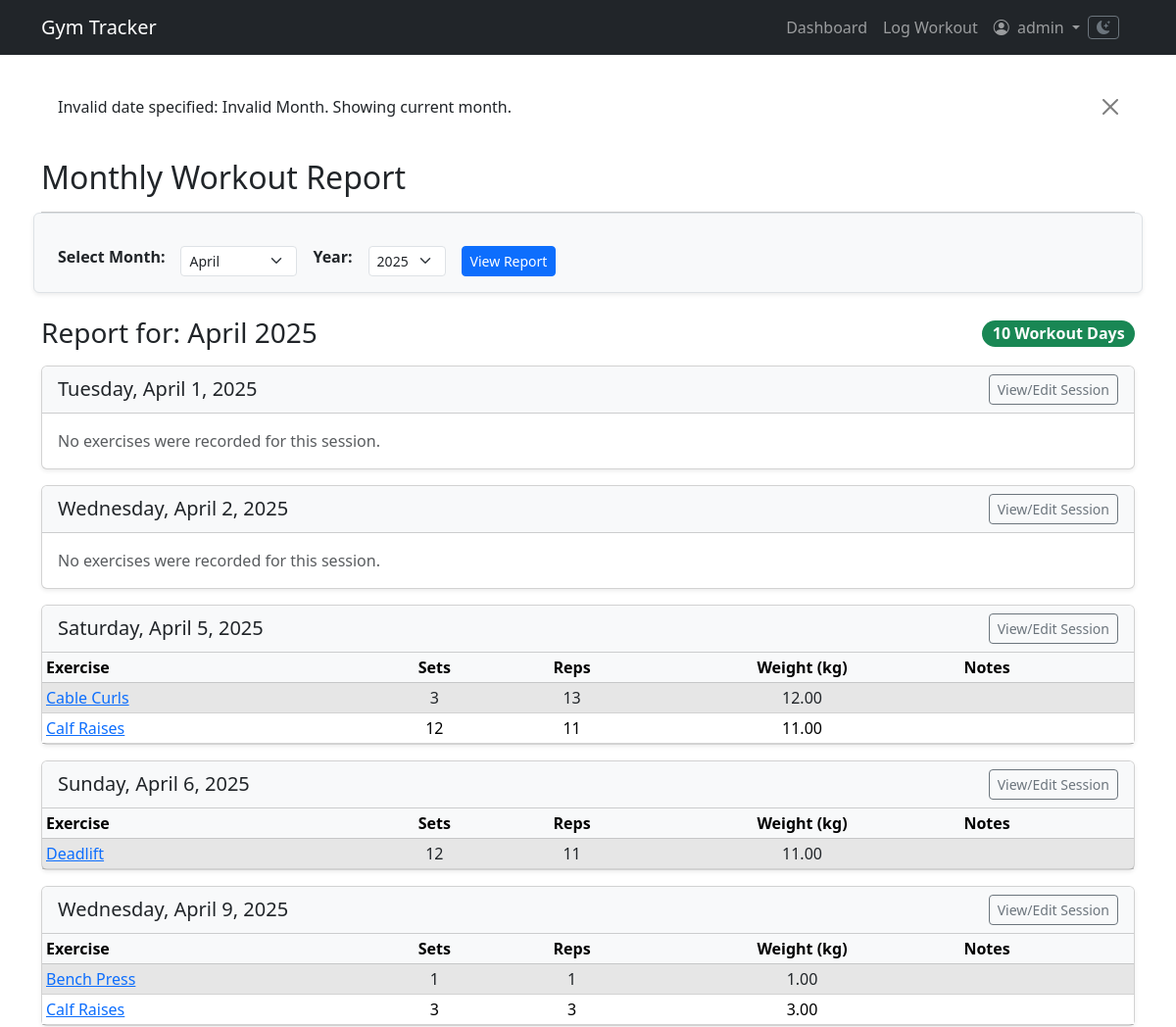
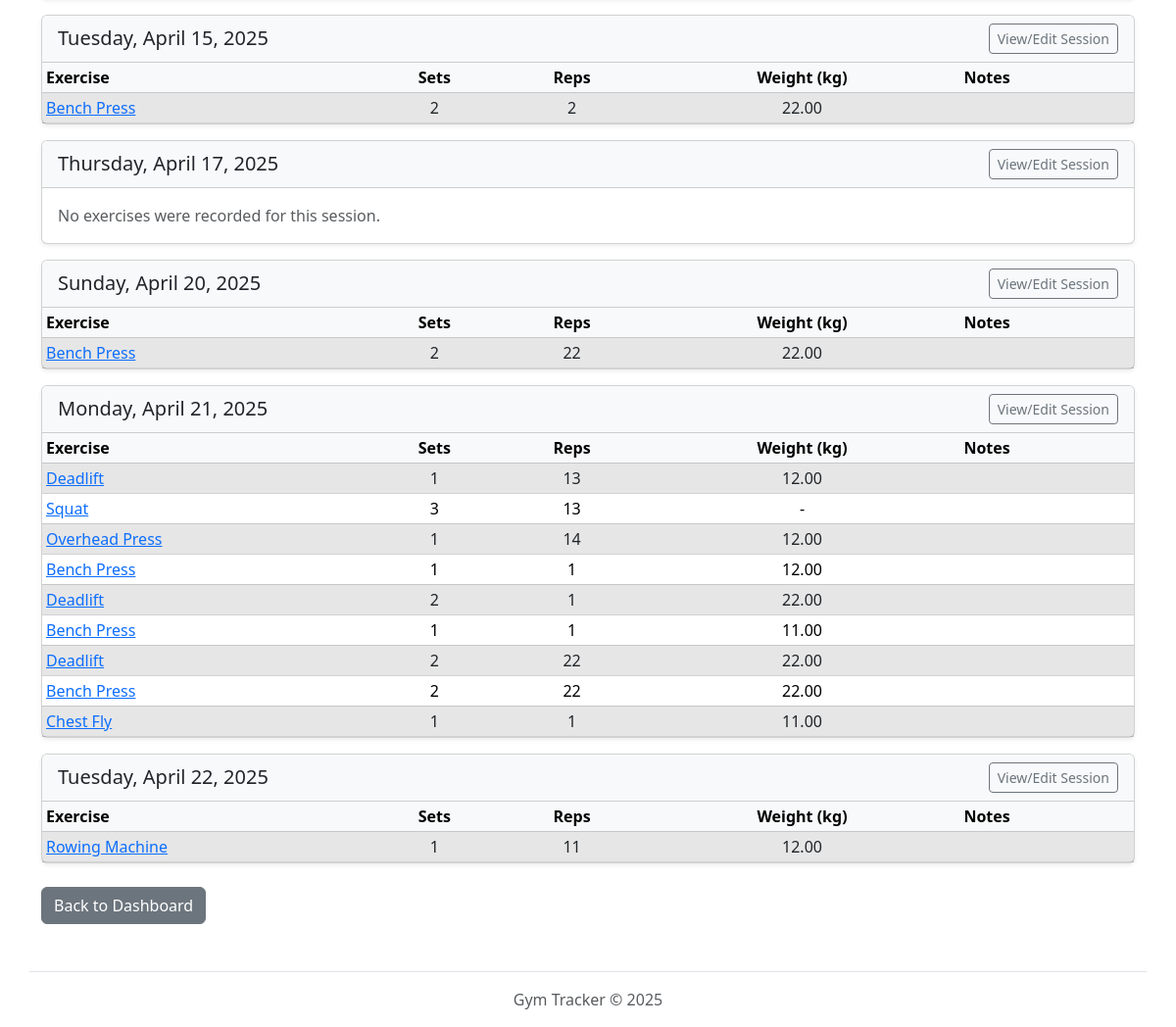
Page /workouts/report/monthly/24/24/ (signed in) on the committed database (2 pictures, top to bottom).
### workouts/models.py (models this page shows, shortened)
class WorkoutSession(models.Model):
    user = models.ForeignKey(User, on_delete=models.CASCADE)
    date = models.DateField(default=timezone.now)
    created_at = models.DateTimeField(auto_now_add=True)
    notes = models.TextField(blank=True, null=True)
    class Meta:
        unique_together = ('user', 'date')
        ordering = ['-date']

class WorkoutLog(models.Model):
    session = models.ForeignKey(WorkoutSession, related_name='logs', on_delete=models.CASCADE)
    exercise = models.ForeignKey(Exercise, on_delete=models.PROTECT)  # Protect exercise from deletion if used
    sets = models.PositiveIntegerField(blank=True, null=True)
    reps = models.PositiveIntegerField(blank=True, null=True)
    weight = models.DecimalField(max_digits=6, decimal_places=2, blank=True, null=True)
    duration = models.DurationField(blank=True, null=True)  # e.g., for cardio
    notes = models.TextField(blank=True, null=True)

class Exercise(models.Model):
    name = models.CharField(max_length=100, unique=True)
    description = models.TextField(blank=True, null=True)

### workouts/views.py (the view)
# urls.py: path('report/monthly/', views.monthly_report_view, name='monthly_report'),
@login_required
def monthly_report_view(request, year=None, month=None):
    if year is None or month is None:
        year_str = request.GET.get('year')
        month_str = request.GET.get('month')
        if year_str and month_str:
            try:
                year = int(year_str)
                month = int(month_str)
                if not (1 <= month <= 12): raise ValueError("Invalid Month")
                current_yr = timezone.now().year
                if not (current_yr - 10 <= year <= current_yr + 1): raise ValueError("Invalid Year")
                return redirect('workouts:monthly_report_specific', year=year, month=month)
            except ValueError:
                messages.error(request, "Invalid date selection. Showing current month.")
                today = timezone.now().date()
                year = today.year
                month = today.month
        else:
            today = timezone.now().date()
            year = today.year
            month = today.month
    else:
        try:
            if not (1 <= month <= 12): raise ValueError("Invalid Month")
            current_year = timezone.now().year
            if not (current_year - 10 <= year <= current_year + 1): raise ValueError("Invalid Year")
            datetime.date(year, month, 1)
        except ValueError as e:
             messages.error(request, f"Invalid date specified: {e}. Showing current month.")
             today = timezone.now().date()
             year = today.year
             month = today.month
    try:
        target_date = datetime.date(year, month, 1)
        start_date = target_date # Start date is the first of the month
        if month == 12: end_date = datetime.date(year + 1, 1, 1)
        else: end_date = datetime.date(year, month + 1, 1)
    except ValueError: # Should not happen if validation above is correct, but safety check
        messages.error(request, "Failed to construct date range. Showing current month.")
        today = timezone.now().date()
        year = today.year
        month = today.month
        target_date = datetime.date(year, month, 1)
        start_date = target_date
        if month == 12: end_date = datetime.date(year + 1, 1, 1)
        else: end_date = datetime.date(year, month + 1, 1)
    try:
        sessions_in_month = WorkoutSession.objects.filter(
            user=request.user,
            date__gte=start_date,
            date__lt=end_date
        ).prefetch_related(
            'logs', 'logs__exercise'
        ).order_by('date')
    except Exception as e:
         messages.error(request, f"Error fetching report data: {e}")
         sessions_in_month = WorkoutSession.objects.none()
    total_workout_days = sessions_in_month.count()
    current_year = timezone.now().year
    available_years = range(current_year, current_year - 6, -1)
    available_months = [(m, datetime.date(year, m, 1).strftime('%B')) for m in range(1, 13)]
    context = {
        'report_year': year,
        'report_month': month,
        'report_month_name': target_date.strftime('%B'),
        'total_workout_days': total_workout_days,
        'sessions': sessions_in_month,
        'available_years': available_years,
        'available_months': available_months,
    }
    return render(request, 'workouts/monthly_report.html', context)

### workouts/templates/workouts/monthly_report.html (shortened to what this page needs)
{% extends 'workouts/base.html' %}
{% load static %}
{% block content %}
<div class="container mt-4">
    <h2>Monthly Workout Report</h2>
    <hr>
    <form method="GET" action="{% url 'workouts:monthly_report' %}" class="row g-3 align-items-center mb-4 p-3 border rounded bg-light shadow-sm">
        <div class="col-auto">
            <label for="monthSelect" class="form-label fw-bold">Select Month:</label>
        </div>
        <div class="col-auto">
            <select name="month" id="monthSelect" class="form-select form-select-sm">
                {% for month_num, month_name in available_months %}
                    <option value="{{ month_num }}" {% if month_num == report_month %}selected{% endif %}>{{ month_name }}</option>
                {% endfor %}
            </select>
        </div>
        <div class="col-auto">
             <label for="yearSelect" class="form-label fw-bold">Year:</label>
        </div>
         <div class="col-auto">
             <select name="year" id="yearSelect" class="form-select form-select-sm">
                 {% for yr in available_years %}
                    <option value="{{ yr }}" {% if yr == report_year %}selected{% endif %}>{{ yr }}</option>
                 {% endfor %}
             </select>
        </div>
        <div class="col-auto">
            <button type="submit" class="btn btn-primary btn-sm">View Report</button>
        </div>
    </form>
    <div class="d-flex justify-content-between align-items-center mb-3">
        <h3 class="mb-0">Report for: {{ report_month_name }} {{ report_year }}</h3>
        {% if total_workout_days > 0 %}
             <span class="badge bg-success rounded-pill fs-6">
                 {{ total_workout_days }} Workout Day{{ total_workout_days|pluralize }}
             </span>
        {% endif %}
    </div>
    {% if sessions %}
        {% for session in sessions %}
            <div class="card mb-3 shadow-sm">
                <div class="card-header bg-light d-flex justify-content-between align-items-center py-2">
                     <h5 class="mb-0">{{ session.date|date:"l, F j, Y" }}</h5>
                     <a href="{% url 'workouts:workout_detail' session_id=session.id %}" class="btn btn-outline-secondary btn-sm py-1" title="View or Edit this Session's Details">
                         View/Edit Session
                     </a>
                </div>
                <div class="card-body p-0">
                    {% with logs=session.logs.all %}
                        {% if logs %}
                            <div class="table-responsive">
                                <table class="table table-sm table-striped table-hover mb-0">
                                    <thead class="table-light">
                                        <tr>
                                            <th scope="col" style="width: 30%;">Exercise</th>
                                            <th scope="col" class="text-center">Sets</th>
                                            <th scope="col" class="text-center">Reps</th>
                                            <th scope="col" class="text-center">Weight (kg)</th>
                                            <th scope="col">Notes</th>
                                        </tr>
                                    </thead>
                                    <tbody>
                                        {% for log in logs %}
                                        <tr>
                                            <td>
                                                 <a href="{% url 'workouts:exercise_stats' exercise_id=log.exercise.id %}" title="View stats for {{ log.exercise.name }}">
                                                     {{ log.exercise.name }}
                                                 </a>
                                            </td>
                                            <td class="text-center">{{ log.sets|default:"-" }}</td>
                                            <td class="text-center">{{ log.reps|default:"-" }}</td>
                                            <td class="text-center">{{ log.weight|default:"-" }}</td>
                                            <td>{{ log.notes|default:""|linebreaksbr }}</td>
                                        </tr>
                                        {% endfor %}
                                    </tbody>
                                </table>
                            </div>
                        {% else %}
                            <p class="card-text p-3 text-muted mb-0">No exercises were recorded for this session.</p>
                        {% endif %}
                    {% endwith %}
                </div>
            </div>
        {% endfor %}
    {% else %}
        <div class="alert alert-info mt-4" role="alert">
            You didn't log any workouts in {{ report_month_name }} {{ report_year }}.
        </div>
    {% endif %}
    <div class="mt-4 mb-5">
        <a href="{% url 'workouts:dashboard' %}" class="btn btn-secondary">Back to Dashboard</a>
    </div>
</div>
{% endblock %}

### workouts/templates/workouts/base.html (shortened to what this page needs)
{% load static %}
<html lang="en">
<head>
    <link href="https://cdn.jsdelivr.net/npm/bootstrap@5.3.2/dist/css/bootstrap.min.css" rel="stylesheet"
>
    <link rel="stylesheet" href="https://cdn.jsdelivr.net/npm/bootstrap-icons@1.11.3/font/bootstrap-icons.min.css">
    <link href="https://cdn.jsdelivr.net/npm/tom-select@2.3.1/dist/css/tom-select.bootstrap5.css" rel="stylesheet">
</head>
<body>
<nav class="navbar navbar-expand-lg navbar-dark bg-dark mb-4">
    <div class="container">
        <a class="navbar-brand" href="{% url 'home' %}">Gym Tracker</a>
        <div class="collapse navbar-collapse" id="navbarNav">
            <ul class="navbar-nav ms-auto mb-2 mb-lg-0">
                {% if user.is_authenticated %}
                <li class="nav-item">
                    <a class="nav-link {% if request.resolver_match.view_name == 'workouts:dashboard' %}active{% endif %}"
                       href="{% url 'workouts:dashboard' %}">Dashboard</a>
                </li>
                <li class="nav-item">
                    <a class="nav-link {% if request.resolver_match.view_name == 'workouts:log_workout_date' or request.resolver_match.view_name == 'workouts:log_workout_today' %}active{% endif %}"
                       href="{% url 'workouts:log_workout_today' %}">Log Workout</a>
                </li>
                <li class="nav-item dropdown">
                    <a class="nav-link dropdown-toggle" href="#" id="navbarUserDropdown" role="button"
                       data-bs-toggle="dropdown" aria-expanded="false">
                        <i class="bi bi-person-circle me-1"></i>
                        {{ user.username }}
                    </a>
                </li>
                {% endif %}
            </ul>
            <li class="nav-item d-flex align-items-center me-3">
                <button class="btn btn-outline-secondary btn-sm" id="darkModeToggle" title="Toggle dark mode">
                    <i class="bi bi-moon-stars-fill"></i>
                </button>
            </li>
        </div>
    </div>
</nav>
<main role="main">
    {% if messages %}
    <div class="container mt-3">
        {% for message in messages %}
        <div class="alert alert-{{ message.tags }} alert-dismissible fade show" role="alert">
            {{ message }}
            <button type="button" class="btn-close" data-bs-dismiss="alert" aria-label="Close"></button>
        </div>
        {% endfor %}
    </div>
    {% endif %}
    {% block content %}{% endblock %}
</main>
<footer class="container mt-5 py-3 border-top text-center text-muted">
    Gym Tracker © {% now "Y" %}
</footer>
</body>
</html>

### workouts/templates/workouts/base.html (style rules this page uses)
:root { --body-bg: #ffffff; --body-color: #212529; --card-bg: #ffffff; --card-border-color: rgba(0, 0, 0, 0.175); --link-color: #0d6efd; --link-hover-color: #0a58ca; --navbar-bg: #212529; --navbar-color: rgba(255, 255, 255, 0.55); --navbar-active-color: #ffffff; --navbar-hover-color: rgba(255, 255, 255, 0.75); --table-striped-bg: rgba(0, 0, 0, 0.05); --bs-body-bg-rgb: 255, 255, 255; --bs-body-color-rgb: 33, 37, 41; color-scheme: light; }
body { background-color: var(--body-bg); color: var(--body-color); transition: background-color 0.2s ease-in-out, color 0.2s ease-in-out; }
a { color: var(--link-color); }
.navbar { background-color: var(--navbar-bg) !important; }
.navbar-dark .navbar-nav .nav-link { color: var(--navbar-color); }
.navbar-dark .navbar-brand { color: var(--navbar-active-color); }
.card { background-color: var(--card-bg); border-color: var(--card-border-color); }
.table { color: var(--body-color); border-color: var(--card-border-color); }
.table-striped > tbody > tr:nth-of-type(odd) > * { background-color: var(--table-striped-bg); color: var(--body-color); }

### rows in the picture
WorkoutSession: date "Tuesday, April 1, 2025", shows "No exercises were recorded for this session."
WorkoutSession: date "Wednesday, April 2, 2025", shows "No exercises were recorded for this session."
WorkoutSession: date "Saturday, April 5, 2025"
WorkoutLog: exercise.name "Cable Curls", sets "3", reps "13", weight "12.00"
WorkoutLog: exercise.name "Calf Raises", sets "12", reps "11", weight "11.00"
WorkoutSession: date "Sunday, April 6, 2025"
WorkoutLog: exercise.name "Deadlift", sets "12", reps "11", weight "11.00"
WorkoutSession: date "Wednesday, April 9, 2025"
WorkoutLog: exercise.name "Bench Press", sets "1", reps "1", weight "1.00"
WorkoutLog: exercise.name "Calf Raises", sets "3", reps "3", weight "3.00"
WorkoutSession: date "Tuesday, April 15, 2025"
WorkoutLog: exercise.name "Bench Press", sets "2", reps "2", weight "22.00"
WorkoutSession: date "Thursday, April 17, 2025", shows "No exercises were recorded for this session."
WorkoutSession: date "Sunday, April 20, 2025"
WorkoutLog: exercise.name "Bench Press", sets "2", reps "22", weight "22.00"
WorkoutSession: date "Monday, April 21, 2025"
WorkoutLog: exercise.name "Deadlift", sets "1", reps "13", weight "12.00"
WorkoutLog: exercise.name "Squat", sets "3", reps "13", weight "-"
WorkoutLog: exercise.name "Overhead Press", sets "1", reps "14", weight "12.00"
WorkoutLog: exercise.name "Bench Press", sets "1", reps "1", weight "12.00"
WorkoutLog: exercise.name "Deadlift", sets "2", reps "1", weight "22.00"
WorkoutLog: exercise.name "Bench Press", sets "1", reps "1", weight "11.00"
WorkoutLog: exercise.name "Deadlift", sets "2", reps "22", weight "22.00"
WorkoutLog: exercise.name "Bench Press", sets "2", reps "22", weight "22.00"
WorkoutLog: exercise.name "Chest Fly", sets "1", reps "1", weight "11.00"
WorkoutSession: date "Tuesday, April 22, 2025"
WorkoutLog: exercise.name "Rowing Machine", sets "1", reps "11", weight "12.00"

### other values in the picture
{{ user.username }} "admin"
{{ message }} "Invalid date specified: Invalid Month. Showing current month."
{{ total_workout_days }} "10"
form field month "April"
form field year "2025"
